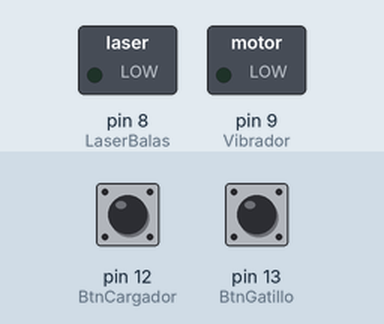
The sketch below on a simulated Arduino Uno, built with avr-gcc and run on an emulated ATmega328P. Shown: switched loads named in the sketch (green lamp = pin HIGH). The test bench sets the inputs (shaded band); at power-on: pin 12 (BtnCargador) HIGH, pin 13 (BtnGatillo) HIGH. What the sketch prints to the serial monitor is not drawn.

Above: at 0.3 s.
Timing chart, 0 to 1.8 s (numbered marks = the images above):
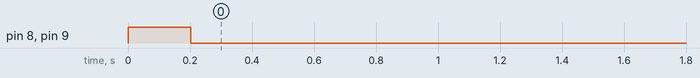

Measured:
- by itself, pin 8 (LaserBalas), pin 9 (Vibrador): LOW → HIGH at 0.00 s, → LOW 0.20 s later

The sketch:

Pistola.ino
```cpp
int BtnGatillo = 13;  // Pin para boton del gatillo
int BtnCargador = 12;  // Pin para boton del cargador

int EstadoBtnCActual; //Estado del boton del cargador actual
byte EstadoBtnCAnterior; //Estado del boton del cargador anterior

int EstadoBtnGActual; //Estado del boton del gatillo actual
byte EstadoBtnGAnterior; //Estado del boton del cargador anterior

unsigned long MilisAnteriores = 0; // last time update
long TiempoCargador = 4000; //Tiene que estar presionado el boton cargador este tiempo
long TiempoDisparo = 200; //Tiempo en que esta disparando

unsigned long MilisActuales = 0; //Milisegundos Actuales

int BalasCartuchos = 30; //Balas que se encuentran en los cargadores
int BalasActuales = 30; //Balas que pueden ser disparadas

int LaserBalas = 8; //Pin para el led de las balas
int Vibrador = 9; //Pin para el vibrador

int MantenerDisparo = 0;//Variable para mantener disparo
int MantenerVibrado = 0;//Variable para mantener vibrado

int MilisDisparoAnteriores = 0;
int MilisDisparo = 0;

void setup()
{
  Serial.begin(9600);    // Use serial for debugging

  digitalWrite(BtnGatillo, HIGH);
  digitalWrite(BtnCargador, HIGH);

  pinMode(LaserBalas, OUTPUT);
  pinMode(Vibrador, OUTPUT);
}

void loop()
{
  if(MantenerDisparo == 1 && MantenerVibrado == 1)
  {
    MilisDisparo = millis();
    if(MilisDisparo - MilisDisparoAnteriores > TiempoDisparo)
    {
      MilisDisparoAnteriores = MilisDisparo;
      digitalWrite(LaserBalas, LOW);
      MantenerDisparo = 0;

      digitalWrite(Vibrador, LOW);
      MantenerVibrado = 0;
    }
    else
    {
      digitalWrite(LaserBalas, HIGH);
      digitalWrite(Vibrador, HIGH);
    }
  }
  else
  {
    PresionaCargador();
    PresionaGatillo();

    MilisDisparo = millis();
    MilisDisparoAnteriores = MilisDisparo;
  }
  //Se pasan los estados actuales a anteriores
  EstadoBtnGAnterior = EstadoBtnGActual; //Gatillo
  EstadoBtnCAnterior = EstadoBtnCActual; //Cargador
}

void Vibrar()
{
  MantenerVibrado = 1;
}

void Disparar()
{
  MantenerDisparo = 1;
  BalasActuales--;
}

void Cargar()
{
  for(int x = BalasActuales; x < 30 ; x++ )
  {
    BalasCartuchos--;
    BalasActuales++;
  }
}

void PresionaGatillo()
{
  //Se lee el boton del gatillo
  EstadoBtnGActual = digitalRead(BtnGatillo);

  if(EstadoBtnGActual == HIGH && EstadoBtnGAnterior == LOW)
  {
    if(BalasActuales > 0)
    {
      Vibrar();
      Disparar();
      //delay(1000);
      ImprimirEnDisplay();
    }
  }
}

void PresionaCargador()
{
  //Se lee el boton del cargador
  EstadoBtnCActual = digitalRead(BtnCargador);
  //Si NO esta presionado el boton(cargador)
  if( EstadoBtnCActual == LOW)
  {
    MilisActuales = millis();
    MilisAnteriores = MilisActuales;
  }
  else
  {
    MilisActuales = millis();
    if(MilisActuales - MilisAnteriores > TiempoCargador)
    {
       MilisAnteriores = MilisActuales;
       if(BalasCartuchos <= 0)
       {
         Serial.println("Sin balas");
       }
       else
       {
         Cargar();
         Serial.print("Cargo");
       }
    }
  }
}

void ImprimirEnDisplay()
{
  Serial.print(BalasCartuchos);
  Serial.print(" // ");
  if(BalasActuales > 0)
    Serial.println(BalasActuales);
  else
    Serial.println("Recarga");
}
```
